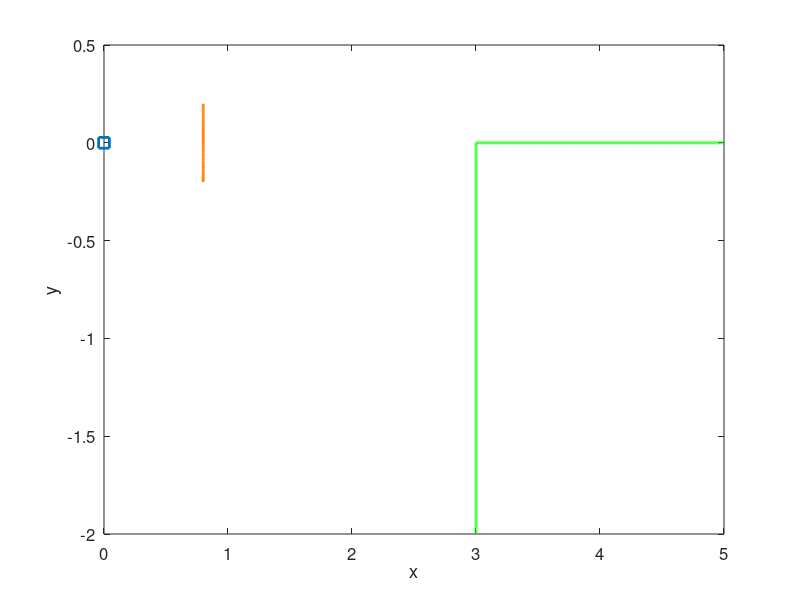

Recreate this plot in MATLAB. (Note: this script raises an error after producing the figure.)

% load('Mpc_result.mat')
% load('Los_result.mat')
close all;clear a b ab Base cl;
a(2,:) = -2:0.001:0;
a(1,:) = 3;
b(1,:) = 3:0.001:5;
b(2,:) = 0;
ab = [a b];
Base(1,1) = 0;
Base(2,1) = 0;
c1(2,:) = -0.2:0.01:0.2;
c1(1,:) = 0.8;

hd(1) = plot(ab(1,:),ab(2,:));
hold on;


hd(3) = scatter(Base(1,:),Base(2,:),60,"sk",'linewidth',2);
hold on;

hd(4) = plot(c1(1,:),c1(2,:));
hold on;


set(hd(1),'color','g','linestyle','-','linewidth',2)
set(hd(4),'color',[1 0.5 0],'linestyle','-','linewidth',2)
xlabel('x');
ylabel('y');
set(gca,'FontSize',12);  
for i = 1:useful_num     % 旋转并记录每个画面
    
   hd(5) = scatter(Los_result(index,1).m(i,1),Los_result(index,1).m(i,2),50,"ro");           % 以绘画函数来产生动画
   hold on;
%    hd(5) = scatter(IMU_result.m(i,1),IMU_result.m(i,2),50,"ro");           % 以绘画函数来产生动画
%    hold on;

   axis ([2.5 5.5 -1.5 1.5]);
   if i == useful_num
       legend([hd(1),hd(3),hd(4),hd(5)],"Ground Truth","Anchor" ,"Obstacles","LOS Localization",'Location','SouthEast');
   end
   
   M(i) = getframe;          % 抓取画面值
   im=frame2im(M(i));
   [I,map]=rgb2ind(im,256);

    k=i-0;
    if k==1
        imwrite(I,map,"1.gif",'gif','Loopcount',inf,...
            'DelayTime',0.01);%loopcount只是在i==1的时候才有用
    else
        imwrite(I,map,"1.gif",'gif','WriteMode','append',...
            'DelayTime',0.01);%DelayTime用于设置gif文件的播放快慢
    end

end